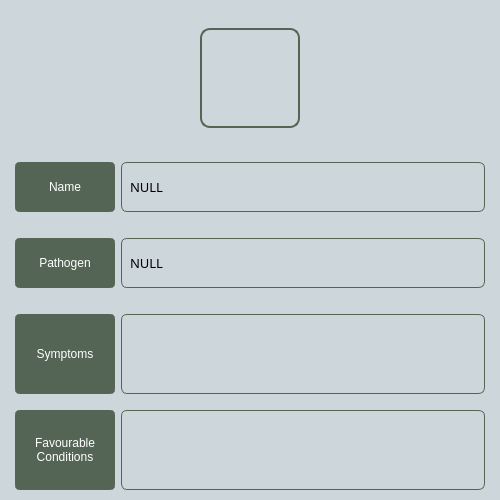
<?xml version="1.0" encoding="UTF-8"?>
<ui version="4.0">
 <class>detailsWindow</class>
 <widget class="QMainWindow" name="detailsWindow">
  <property name="geometry">
   <rect>
    <x>0</x>
    <y>0</y>
    <width>500</width>
    <height>500</height>
   </rect>
  </property>
  <property name="sizePolicy">
   <sizepolicy hsizetype="Fixed" vsizetype="Fixed">
    <horstretch>0</horstretch>
    <verstretch>0</verstretch>
   </sizepolicy>
  </property>
  <property name="minimumSize">
   <size>
    <width>500</width>
    <height>500</height>
   </size>
  </property>
  <property name="maximumSize">
   <size>
    <width>500</width>
    <height>500</height>
   </size>
  </property>
  <property name="windowTitle">
   <string>Details</string>
  </property>
  <property name="windowIcon">
   <iconset resource="resources.qrc">
    <normaloff>:/logo/logo.png</normaloff>:/logo/logo.png</iconset>
  </property>
  <property name="iconSize">
   <size>
    <width>50</width>
    <height>50</height>
   </size>
  </property>
  <widget class="QWidget" name="centralwidget">
   <widget class="QFrame" name="verticaBlFrame">
    <property name="geometry">
     <rect>
      <x>0</x>
      <y>0</y>
      <width>500</width>
      <height>500</height>
     </rect>
    </property>
    <property name="sizePolicy">
     <sizepolicy hsizetype="Fixed" vsizetype="Fixed">
      <horstretch>0</horstretch>
      <verstretch>0</verstretch>
     </sizepolicy>
    </property>
    <property name="minimumSize">
     <size>
      <width>500</width>
      <height>500</height>
     </size>
    </property>
    <property name="maximumSize">
     <size>
      <width>500</width>
      <height>500</height>
     </size>
    </property>
    <property name="styleSheet">
     <string notr="true">background-color: rgb(205,214,219);
border: 1px solid rgb(205,214,219);</string>
    </property>
    <layout class="QVBoxLayout" name="verticalLayout">
     <property name="spacing">
      <number>6</number>
     </property>
     <property name="leftMargin">
      <number>0</number>
     </property>
     <property name="rightMargin">
      <number>0</number>
     </property>
     <item>
      <spacer name="verticalSpacer">
       <property name="orientation">
        <enum>Qt::Vertical</enum>
       </property>
       <property name="sizeHint" stdset="0">
        <size>
         <width>20</width>
         <height>40</height>
        </size>
       </property>
      </spacer>
     </item>
     <item alignment="Qt::AlignHCenter">
      <widget class="QLabel" name="referencelImageLabel">
       <property name="sizePolicy">
        <sizepolicy hsizetype="Fixed" vsizetype="Fixed">
         <horstretch>0</horstretch>
         <verstretch>0</verstretch>
        </sizepolicy>
       </property>
       <property name="minimumSize">
        <size>
         <width>100</width>
         <height>100</height>
        </size>
       </property>
       <property name="maximumSize">
        <size>
         <width>100</width>
         <height>100</height>
        </size>
       </property>
       <property name="styleSheet">
        <string notr="true">border: 2px solid rgb(85,101,85);
border-radius: 10px;</string>
       </property>
       <property name="text">
        <string/>
       </property>
       <property name="pixmap">
        <pixmap resource="resources.qrc">:/assets/assets/006-virus.png</pixmap>
       </property>
       <property name="scaledContents">
        <bool>true</bool>
       </property>
      </widget>
     </item>
     <item>
      <spacer name="verticalSpacer_3">
       <property name="orientation">
        <enum>Qt::Vertical</enum>
       </property>
       <property name="sizeHint" stdset="0">
        <size>
         <width>20</width>
         <height>40</height>
        </size>
       </property>
      </spacer>
     </item>
     <item alignment="Qt::AlignHCenter">
      <widget class="QFrame" name="horizontalFrame_2">
       <property name="sizePolicy">
        <sizepolicy hsizetype="Minimum" vsizetype="Minimum">
         <horstretch>0</horstretch>
         <verstretch>0</verstretch>
        </sizepolicy>
       </property>
       <property name="minimumSize">
        <size>
         <width>490</width>
         <height>70</height>
        </size>
       </property>
       <property name="maximumSize">
        <size>
         <width>490</width>
         <height>70</height>
        </size>
       </property>
       <property name="styleSheet">
        <string notr="true">border-radius: 6px;</string>
       </property>
       <layout class="QHBoxLayout" name="horizontalLayout_3">
        <item>
         <widget class="QLabel" name="label_2">
          <property name="sizePolicy">
           <sizepolicy hsizetype="Fixed" vsizetype="Fixed">
            <horstretch>0</horstretch>
            <verstretch>0</verstretch>
           </sizepolicy>
          </property>
          <property name="minimumSize">
           <size>
            <width>100</width>
            <height>50</height>
           </size>
          </property>
          <property name="maximumSize">
           <size>
            <width>100</width>
            <height>50</height>
           </size>
          </property>
          <property name="styleSheet">
           <string notr="true">color: rgb(255,255,255);
background-color: rgb(85,101,85);
font: 10pt &quot;Product Sans Medium&quot;;
border: 4px solid rgb(85,101,85);
border-radius: 5px; 
</string>
          </property>
          <property name="text">
           <string>Name</string>
          </property>
          <property name="alignment">
           <set>Qt::AlignCenter</set>
          </property>
         </widget>
        </item>
        <item>
         <widget class="QLabel" name="diseaseNameLabel">
          <property name="minimumSize">
           <size>
            <width>364</width>
            <height>50</height>
           </size>
          </property>
          <property name="maximumSize">
           <size>
            <width>364</width>
            <height>50</height>
           </size>
          </property>
          <property name="font">
           <font>
            <family>Product Sans Medium</family>
            <pointsize>10</pointsize>
           </font>
          </property>
          <property name="styleSheet">
           <string notr="true">background-color: rgb(205,214,219);
border: 1px solid  rgb(85,101,85);
padding-left : 5px;</string>
          </property>
          <property name="text">
           <string>NULL</string>
          </property>
          <property name="textInteractionFlags">
           <set>Qt::LinksAccessibleByMouse|Qt::TextSelectableByKeyboard|Qt::TextSelectableByMouse</set>
          </property>
         </widget>
        </item>
       </layout>
      </widget>
     </item>
     <item alignment="Qt::AlignHCenter">
      <widget class="QFrame" name="horizontalFrame_4">
       <property name="sizePolicy">
        <sizepolicy hsizetype="Minimum" vsizetype="Minimum">
         <horstretch>0</horstretch>
         <verstretch>0</verstretch>
        </sizepolicy>
       </property>
       <property name="minimumSize">
        <size>
         <width>490</width>
         <height>70</height>
        </size>
       </property>
       <property name="maximumSize">
        <size>
         <width>490</width>
         <height>70</height>
        </size>
       </property>
       <property name="styleSheet">
        <string notr="true">border-radius: 6px;</string>
       </property>
       <layout class="QHBoxLayout" name="horizontalLayout_5">
        <item>
         <widget class="QLabel" name="label_3">
          <property name="sizePolicy">
           <sizepolicy hsizetype="Fixed" vsizetype="Fixed">
            <horstretch>0</horstretch>
            <verstretch>0</verstretch>
           </sizepolicy>
          </property>
          <property name="minimumSize">
           <size>
            <width>100</width>
            <height>50</height>
           </size>
          </property>
          <property name="maximumSize">
           <size>
            <width>100</width>
            <height>50</height>
           </size>
          </property>
          <property name="styleSheet">
           <string notr="true">color: rgb(255,255,255);
background-color: rgb(85,101,85);
font: 10pt &quot;Product Sans Medium&quot;;
border: 4px solid rgb(85,101,85);
border-radius: 5px; 
</string>
          </property>
          <property name="text">
           <string>Pathogen</string>
          </property>
          <property name="alignment">
           <set>Qt::AlignCenter</set>
          </property>
         </widget>
        </item>
        <item>
         <widget class="QLabel" name="pathogenLabel">
          <property name="minimumSize">
           <size>
            <width>364</width>
            <height>50</height>
           </size>
          </property>
          <property name="maximumSize">
           <size>
            <width>364</width>
            <height>50</height>
           </size>
          </property>
          <property name="font">
           <font>
            <family>Product Sans Medium</family>
            <pointsize>10</pointsize>
           </font>
          </property>
          <property name="styleSheet">
           <string notr="true">background-color: rgb(205,214,219);
border: 1px solid  rgb(85,101,85);
padding-left : 5px;</string>
          </property>
          <property name="text">
           <string>NULL</string>
          </property>
          <property name="textInteractionFlags">
           <set>Qt::LinksAccessibleByMouse|Qt::TextSelectableByKeyboard|Qt::TextSelectableByMouse</set>
          </property>
         </widget>
        </item>
       </layout>
      </widget>
     </item>
     <item alignment="Qt::AlignHCenter">
      <widget class="QFrame" name="horizontalFrame_3">
       <property name="sizePolicy">
        <sizepolicy hsizetype="Minimum" vsizetype="Minimum">
         <horstretch>0</horstretch>
         <verstretch>0</verstretch>
        </sizepolicy>
       </property>
       <property name="minimumSize">
        <size>
         <width>490</width>
         <height>90</height>
        </size>
       </property>
       <property name="maximumSize">
        <size>
         <width>490</width>
         <height>90</height>
        </size>
       </property>
       <property name="styleSheet">
        <string notr="true">border-radius: 6px;</string>
       </property>
       <layout class="QHBoxLayout" name="horizontalLayout_4">
        <item>
         <widget class="QLabel" name="label_4">
          <property name="sizePolicy">
           <sizepolicy hsizetype="Fixed" vsizetype="Expanding">
            <horstretch>0</horstretch>
            <verstretch>0</verstretch>
           </sizepolicy>
          </property>
          <property name="minimumSize">
           <size>
            <width>100</width>
            <height>80</height>
           </size>
          </property>
          <property name="maximumSize">
           <size>
            <width>100</width>
            <height>80</height>
           </size>
          </property>
          <property name="styleSheet">
           <string notr="true">color: rgb(255,255,255);
background-color: rgb(85,101,85);
font: 10pt &quot;Product Sans Medium&quot;;
border: 4px solid rgb(85,101,85);
border-radius: 5px; 
</string>
          </property>
          <property name="text">
           <string>Symptoms</string>
          </property>
          <property name="alignment">
           <set>Qt::AlignCenter</set>
          </property>
         </widget>
        </item>
        <item>
         <widget class="QScrollLabel" name="symptomsLabel">
          <property name="sizePolicy">
           <sizepolicy hsizetype="Preferred" vsizetype="Preferred">
            <horstretch>0</horstretch>
            <verstretch>0</verstretch>
           </sizepolicy>
          </property>
          <property name="minimumSize">
           <size>
            <width>364</width>
            <height>80</height>
           </size>
          </property>
          <property name="maximumSize">
           <size>
            <width>364</width>
            <height>80</height>
           </size>
          </property>
          <property name="baseSize">
           <size>
            <width>0</width>
            <height>0</height>
           </size>
          </property>
          <property name="font">
           <font>
            <family>Product Sans Medium</family>
            <pointsize>10</pointsize>
            <weight>50</weight>
            <italic>false</italic>
            <bold>false</bold>
           </font>
          </property>
          <property name="autoFillBackground">
           <bool>false</bool>
          </property>
          <property name="styleSheet">
           <string notr="true">QScrollArea{
	background-color: rgb(205,214,219);
	border: 1px solid  rgb(85,101,85);
	padding-left: 5px;
	font: 10pt &quot;Product Sans Medium&quot;;
	padding-top: 2px;
}


</string>
          </property>
          <property name="widgetResizable">
           <bool>true</bool>
          </property>
          <widget class="QWidget" name="scrollAreaWidgetContents">
           <property name="geometry">
            <rect>
             <x>0</x>
             <y>0</y>
             <width>352</width>
             <height>68</height>
            </rect>
           </property>
           <property name="styleSheet">
            <string notr="true">border: none;
border-radius: 0px;</string>
           </property>
          </widget>
         </widget>
        </item>
       </layout>
      </widget>
     </item>
     <item alignment="Qt::AlignHCenter">
      <widget class="QFrame" name="horizontalFrame_5">
       <property name="sizePolicy">
        <sizepolicy hsizetype="Minimum" vsizetype="Minimum">
         <horstretch>0</horstretch>
         <verstretch>0</verstretch>
        </sizepolicy>
       </property>
       <property name="minimumSize">
        <size>
         <width>490</width>
         <height>90</height>
        </size>
       </property>
       <property name="maximumSize">
        <size>
         <width>490</width>
         <height>90</height>
        </size>
       </property>
       <property name="styleSheet">
        <string notr="true">border-radius: 6px;</string>
       </property>
       <layout class="QHBoxLayout" name="horizontalLayout_6">
        <item>
         <widget class="QLabel" name="label_6">
          <property name="sizePolicy">
           <sizepolicy hsizetype="Fixed" vsizetype="Fixed">
            <horstretch>0</horstretch>
            <verstretch>0</verstretch>
           </sizepolicy>
          </property>
          <property name="minimumSize">
           <size>
            <width>100</width>
            <height>80</height>
           </size>
          </property>
          <property name="maximumSize">
           <size>
            <width>100</width>
            <height>80</height>
           </size>
          </property>
          <property name="styleSheet">
           <string notr="true">color: rgb(255,255,255);
background-color: rgb(85,101,85);
font: 10pt &quot;Product Sans Medium&quot;;
border: 4px solid rgb(85,101,85);
border-radius: 5px; 
</string>
          </property>
          <property name="text">
           <string>Favourable Conditions</string>
          </property>
          <property name="alignment">
           <set>Qt::AlignCenter</set>
          </property>
          <property name="wordWrap">
           <bool>true</bool>
          </property>
         </widget>
        </item>
        <item>
         <widget class="QScrollLabel" name="favCondLabel">
          <property name="sizePolicy">
           <sizepolicy hsizetype="Preferred" vsizetype="Preferred">
            <horstretch>0</horstretch>
            <verstretch>0</verstretch>
           </sizepolicy>
          </property>
          <property name="minimumSize">
           <size>
            <width>364</width>
            <height>80</height>
           </size>
          </property>
          <property name="maximumSize">
           <size>
            <width>364</width>
            <height>80</height>
           </size>
          </property>
          <property name="baseSize">
           <size>
            <width>0</width>
            <height>0</height>
           </size>
          </property>
          <property name="font">
           <font>
            <family>Product Sans Medium</family>
            <pointsize>10</pointsize>
            <weight>50</weight>
            <italic>false</italic>
            <bold>false</bold>
           </font>
          </property>
          <property name="autoFillBackground">
           <bool>false</bool>
          </property>
          <property name="styleSheet">
           <string notr="true">QScrollArea{
	background-color: rgb(205,214,219);
	border: 1px solid  rgb(85,101,85);
	padding-left: 5px;
	font: 10pt &quot;Product Sans Medium&quot;;
	padding-top: 2px;
}


</string>
          </property>
          <property name="widgetResizable">
           <bool>true</bool>
          </property>
          <widget class="QWidget" name="scrollAreaWidgetContents_2">
           <property name="geometry">
            <rect>
             <x>0</x>
             <y>0</y>
             <width>352</width>
             <height>68</height>
            </rect>
           </property>
           <property name="styleSheet">
            <string notr="true">border: none;
border-radius: 0px;</string>
           </property>
          </widget>
         </widget>
        </item>
       </layout>
      </widget>
     </item>
    </layout>
   </widget>
  </widget>
 </widget>
 <customwidgets>
  <customwidget>
   <class>QScrollLabel</class>
   <extends>QScrollArea</extends>
   <header>qscrolllabel.h</header>
   <container>1</container>
  </customwidget>
 </customwidgets>
 <resources>
  <include location="resources.qrc"/>
 </resources>
 <connections/>
</ui>
